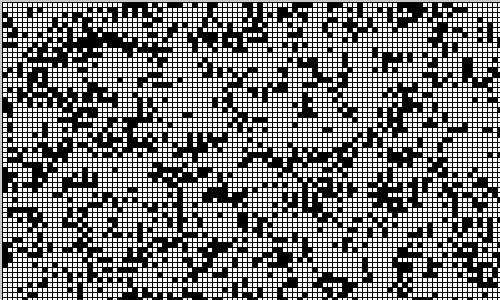
Frame 1 (no input)
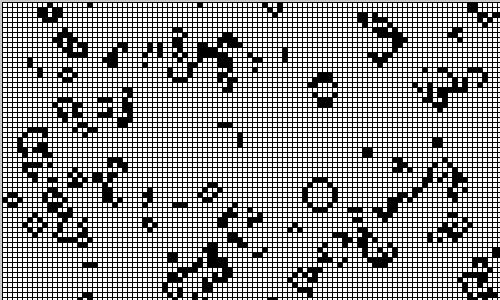
Frame 60 (the mouse pressed at the canvas centre just before this capture)
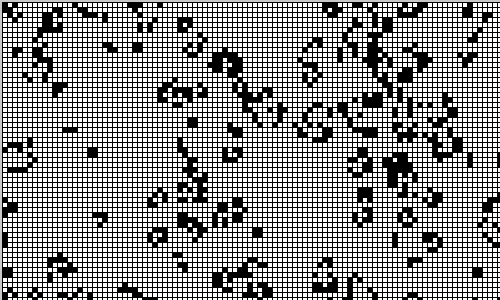
Frame 120 (the mouse held since frame 60 and released just before this capture)

The Processing sketch that drew these frames (run headless with seeded random() and noise(); from frame 60 on, the mouse is pressed at the canvas centre):

// Processing sketch: CA_Game_Of_Life
// ── CA_Game_Of_Life.pde
Cell[][] cells;
int cell_size = 5;
int row, col;

void setup()
{ 
    size(500, 300);
    row = floor(width/cell_size);
    col = floor(height/cell_size);
    reset();
} 

void reset()
{
    cells = new Cell[row][col];
    
    for (int x = 0; x < row; x++)
    {
        for (int y = 0; y < col; y++)
        {  
        Cell c = new Cell(x, y);  
        cells[x][y] = c;     
        }        
    }          

    
    for (int x = 0; x < row; x++)
    {
        for (int y = 0; y < col; y++)
        {  
        int above = y-1;    
        int below = y+1;    
        int left = x-1;      
        int right = x+1;      
        
        if (above < 0)    { above = col-1;  }  
        if (below == col) { below = 0;      }  
        if (left < 0)     { left = row-1;   }  
        if (right == row) { right = 0;      }  

        cells[x][y].addNeighbour(cells[left][above]   );  
        cells[x][y].addNeighbour(cells[left][y]       );    
        cells[x][y].addNeighbour(cells[left][below]   );  
        cells[x][y].addNeighbour(cells[x][below]      );  
        cells[x][y].addNeighbour(cells[right][below]  );  
        cells[x][y].addNeighbour(cells[right][y]      );  
        cells[x][y].addNeighbour(cells[right][above]  );  
        cells[x][y].addNeighbour(cells[x][above]      );    
        }
    }
}

void draw()
{
    background(200);
                
    for (int x = 0; x < row; x++)
    {
        for (int y = 0; y < col; y++)
        {
        cells[x][y].calcNextState();
        }
    }
                
    translate(cell_size/2, cell_size/2);    
                
    for (int x = 0; x < row; x++)
    {
        for (int y = 0; y < col; y++)
        {
        cells[x][y].draw();
        }
    }
}

void mousePressed()
{
    reset();
}

class Cell
{
    float x, y;
    boolean current;
    boolean next;  
    Cell[] neighbours;
    
    Cell(float ex, float why)
    {
        x = ex * cell_size;
        y = why * cell_size;
        if (random(2) > 1)
        {  
        next = true;
        }
        else
        {
        next = false; 
        }
        current = next;
        neighbours = new Cell[0];
    }

    void addNeighbour(Cell cell)
    {
        neighbours = (Cell[])append(neighbours, cell); 
    }
    
    void calcNextState()
    {
        int alive = 0;    
        for (int i=0; i < neighbours.length; i++)
        {
        if (neighbours[i].current == true)
        {  
            alive++;      
        }        
        }      
        if (current == true)
        {          
            if ((alive == 2) || (alive == 3))
            {  
            next = true;          
            }
            else
            {            
            next = false;        
            }            
        } 
        else
        {            
            if (alive == 3)
            {        
            next = true;      
            } else {        
            next = false;    
            }        
        }  
    }
    
    void draw() {
        current = next;
        stroke(0);
        if (current == true)
        {
        fill(0);
        }
        else
        {
        fill(255);
        }
        rect(x, y, cell_size, cell_size);
    }
    
}
